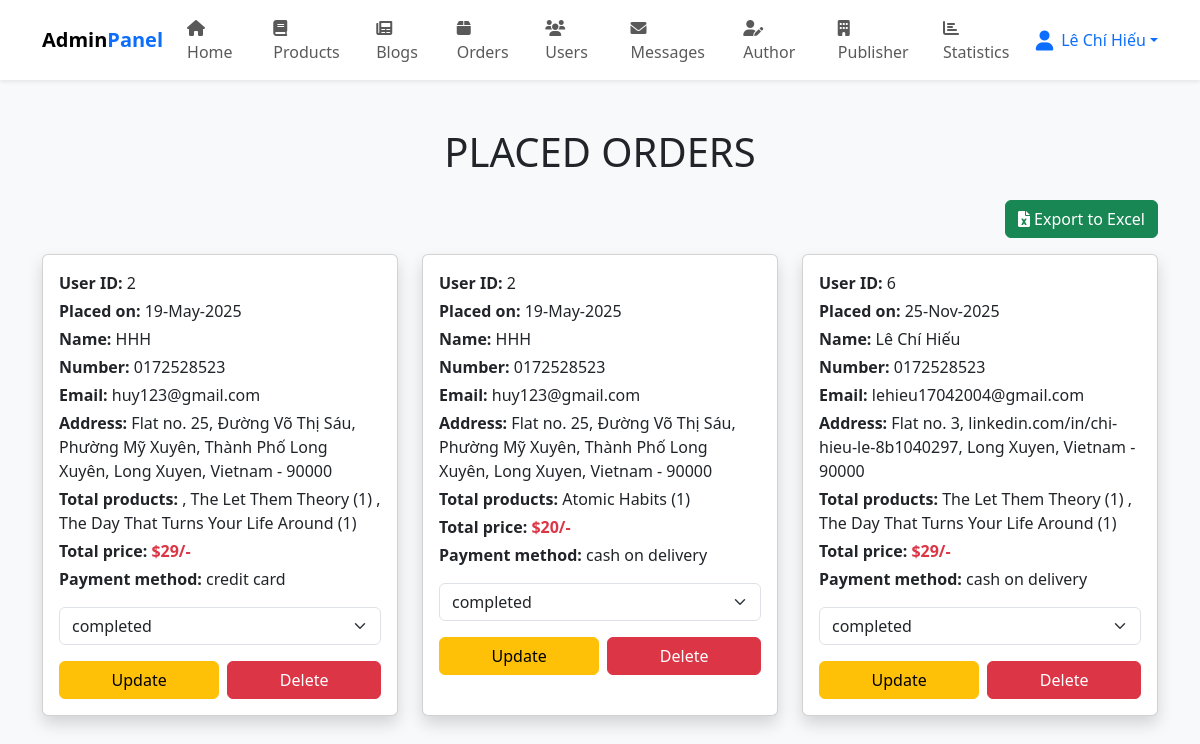
Page /admin_orders.php (signed in) on the committed database.
### tables this page shows
CREATE TABLE `orders` (
  `id` int(11) NOT NULL,
  `user_id` int(11) NOT NULL,
  `name` varchar(100) NOT NULL,
  `number` varchar(12) NOT NULL,
  `email` varchar(100) NOT NULL,
  `method` varchar(50) NOT NULL,
  `address` varchar(500) NOT NULL,
  `total_products` varchar(1000) NOT NULL,
  `total_price` int(11) NOT NULL,
  `placed_on` varchar(50) NOT NULL,
  `payment_status` varchar(20) NOT NULL DEFAULT 'pending'
);

### admin_orders.php (the view, shortened to what this page needs)
<?php
include 'config.php';
?>
<!DOCTYPE html>
<html lang="en">
<head>
   <link href="https://cdn.jsdelivr.net/npm/bootstrap@5.3.3/dist/css/bootstrap.min.css" rel="stylesheet">
   <link rel="stylesheet" href="https://cdnjs.cloudflare.com/ajax/libs/font-awesome/6.0.0/css/all.min.css">
</head>
<body class="bg-light">
   <?php include 'admin_header.php'; ?>
   <section class="container my-5">
      <h1 class="text-center text-uppercase mb-4">Placed Orders</h1>
      <div class="mb-3 text-end">
         <a href="admin_orders.php?export=1" class="btn btn-success">
            <i class="fa fa-file-excel"></i> Export to Excel
         </a>
      </div>
      <div class="row g-4">
         <?php
         $select_orders = mysqli_query($conn, "SELECT * FROM `orders`") or die('query failed');
         if (mysqli_num_rows($select_orders) > 0) {
            while ($fetch_orders = mysqli_fetch_assoc($select_orders)) {
         ?>
               <div class="col-md-6 col-lg-4">
                  <div class="card shadow h-100">
                     <div class="card-body">
                        <p class="mb-1"><strong>User ID:</strong> <span><?php echo $fetch_orders['user_id']; ?></span></p>
                        <p class="mb-1"><strong>Placed on:</strong> <span><?php echo $fetch_orders['placed_on']; ?></span></p>
                        <p class="mb-1"><strong>Name:</strong> <span><?php echo $fetch_orders['name']; ?></span></p>
                        <p class="mb-1"><strong>Number:</strong> <span><?php echo $fetch_orders['number']; ?></span></p>
                        <p class="mb-1"><strong>Email:</strong> <span><?php echo $fetch_orders['email']; ?></span></p>
                        <p class="mb-1"><strong>Address:</strong> <span><?php echo $fetch_orders['address']; ?></span></p>
                        <p class="mb-1"><strong>Total products:</strong> <span><?php echo $fetch_orders['total_products']; ?></span></p>
                        <p class="mb-1"><strong>Total price:</strong> <span class="text-danger fw-bold">$<?php echo $fetch_orders['total_price']; ?>/-</span></p>
                        <p class="mb-3"><strong>Payment method:</strong> <span><?php echo $fetch_orders['method']; ?></span></p>
                        <form action="" method="post" class="d-flex flex-column gap-2">
                           <select name="update_payment" class="form-select mb-2">
                              <option value="" selected disabled><?php echo $fetch_orders['payment_status']; ?></option>
                           </select>
                           <div class="d-flex gap-2">
                              <input type="submit" value="Update" name="update_order" class="btn btn-warning flex-fill">
                              <a href="admin_orders.php?delete=<?php echo $fetch_orders['id']; ?>" onclick="return confirm('delete this order?');" class="btn btn-danger flex-fill">Delete</a>
                           </div>
                        </form>
                     </div>
                  </div>
               </div>
         <?php
            }
         } else {
            echo '<div class="col-12"><div class="alert alert-info text-center">No orders placed yet!</div></div>';
         }
         ?>
      </div>
   </section>
</body>
</html>

### rows in the picture
orders: user "2", placed_on "19-May-2025", name "HHH", number "0172528523", email "huy123@gmail.com", address "Flat no. 25, Đường Võ Thị Sáu, Phường Mỹ Xuyên, Thành Phố Long Xuyên, Long Xuyen, Vietnam - 90000", total_products ", The Let Them Theory (1) , The Day That Turns Your Life Around (1)", total_price "29", method "credit card", update_payment "completed"
orders: user "2", placed_on "19-May-2025", name "HHH", number "0172528523", email "huy123@gmail.com", address "Flat no. 25, Đường Võ Thị Sáu, Phường Mỹ Xuyên, Thành Phố Long Xuyên, Long Xuyen, Vietnam - 90000", total_products "Atomic Habits (1)", total_price "20", method "cash on delivery", update_payment "completed"
orders: user "6", placed_on "25-Nov-2025", name "Lê Chí Hiếu", number "0172528523", email "lehieu17042004@gmail.com", address "Flat no. 3, linkedin.com/in/chi-hieu-le-8b1040297, Long Xuyen, Vietnam - 90000", total_products "The Let Them Theory (1) , The Day That Turns Your Life Around (1)", total_price "29", method "cash on delivery", update_payment "completed"

### other values in the picture
$admin_name "Lê Chí Hiếu"
